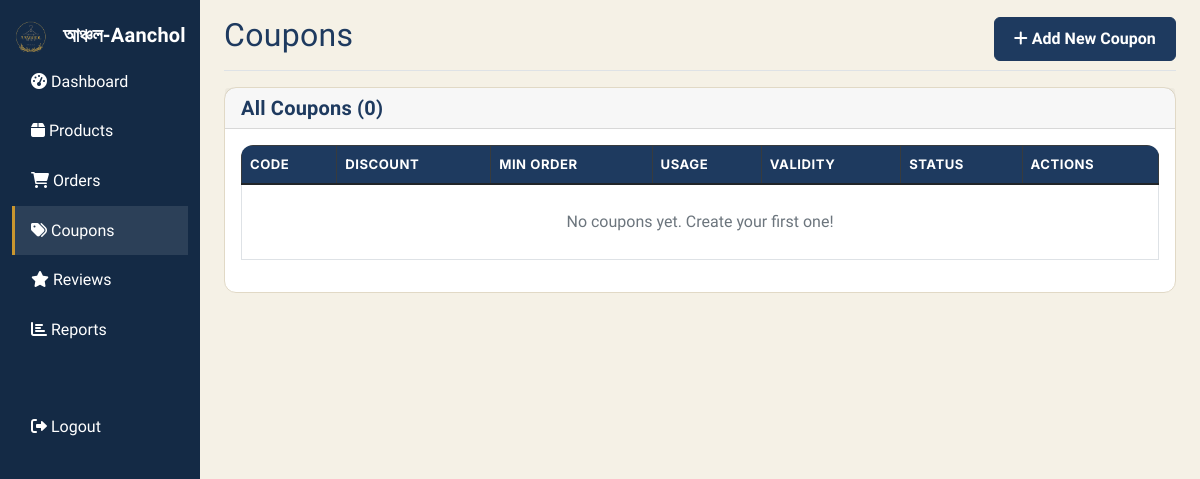
The app's page /admin/coupons.php (signed in), older data.
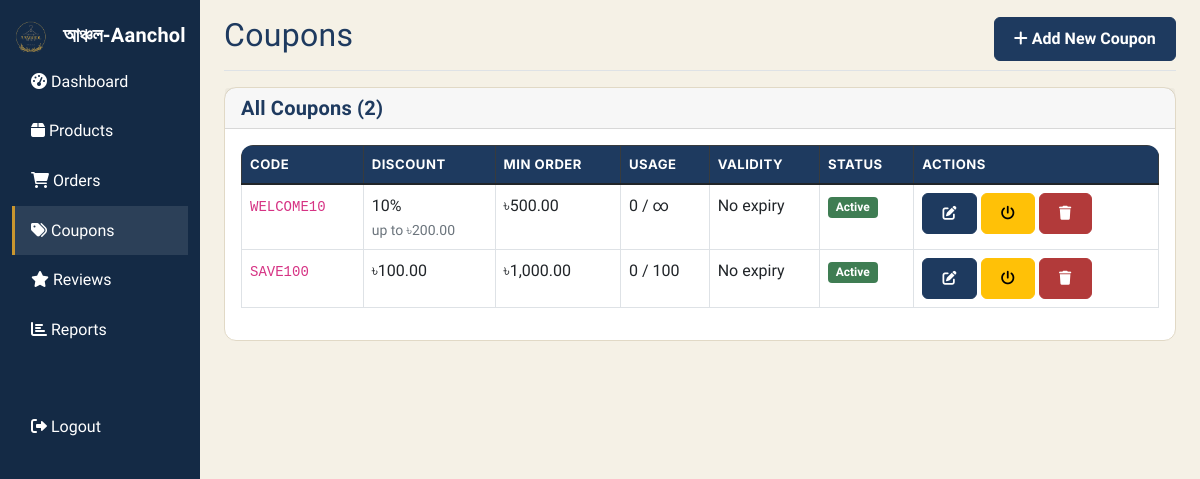
The same page, newer data.
### tables this page shows
CREATE TABLE coupons (
    id INT PRIMARY KEY AUTO_INCREMENT,
    code VARCHAR(50) UNIQUE NOT NULL,
    discount_type ENUM('percentage', 'fixed') NOT NULL DEFAULT 'percentage',
    discount_value DECIMAL(10,2) NOT NULL,
    min_order_amount DECIMAL(10,2) DEFAULT 0,
    max_discount_amount DECIMAL(10,2) DEFAULT NULL,
    usage_limit INT DEFAULT NULL,
    used_count INT DEFAULT 0,
    starts_at DATE DEFAULT NULL,
    expires_at DATE DEFAULT NULL,
    status ENUM('active', 'inactive') DEFAULT 'active',
    created_at TIMESTAMP DEFAULT CURRENT_TIMESTAMP
);

### includes/functions.php (called while the page is built, shortened)
<?php
require_once __DIR__ . '/../config/database.php';
function getAllCoupons() {
    global $conn;
    $sql = "SELECT * FROM coupons ORDER BY created_at DESC";
    $stmt = $conn->query($sql);
    return $stmt->fetchAll(PDO::FETCH_ASSOC);
}
?>

### admin/coupons.php (the view, shortened to what this page needs)
<?php
require_once '../config/database.php';
require_once '../includes/functions.php';
$coupons = getAllCoupons();
?>
<!DOCTYPE html>
<html lang="en">
<head>
    <link href="https://cdn.jsdelivr.net/npm/bootstrap@5.1.3/dist/css/bootstrap.min.css" rel="stylesheet">
    <link rel="stylesheet" href="https://cdnjs.cloudflare.com/ajax/libs/font-awesome/6.0.0/css/all.min.css">
    <link rel="stylesheet" href="../css/style.css">
</head>
<body>
    <div class="container-fluid">
        <div class="row">
            <?php include 'includes/sidebar.php'; ?>
            <main class="col-md-10 ms-sm-auto px-md-4">
                <div class="d-flex justify-content-between flex-wrap flex-md-nowrap align-items-center pt-3 pb-2 mb-3 border-bottom">
                    <h1 class="h2">Coupons</h1>
                    <a href="add-coupon.php" class="btn btn-primary">
                        <i class="fas fa-plus"></i> Add New Coupon
                    </a>
                </div>
                <div class="card">
                    <div class="card-header">
                        <h5 class="mb-0">All Coupons (<?= count($coupons) ?>)</h5>
                    </div>
                    <div class="card-body">
                        <div class="table-responsive">
                            <table class="table table-bordered table-hover">
                                <thead class="table-dark">
                                    <tr>
                                        <th>Code</th>
                                        <th>Discount</th>
                                        <th>Min Order</th>
                                        <th>Usage</th>
                                        <th>Validity</th>
                                        <th>Status</th>
                                        <th>Actions</th>
                                    </tr>
                                </thead>
                                <tbody>
                                    <?php if (count($coupons) == 0): ?>
                                        <tr><td colspan="7" class="text-center text-muted py-4">No coupons yet. Create your first one!</td></tr>
                                    <?php endif; ?>
                                    <?php foreach ($coupons as $coupon): ?>
                                    <tr>
                                        <td><code><?= htmlspecialchars($coupon['code']) ?></code></td>
                                        <td>
                                            <?php if ($coupon['discount_type'] == 'percentage'): ?>
                                                <?= rtrim(rtrim(number_format($coupon['discount_value'], 2), '0'), '.') ?>%
                                                <?php if ($coupon['max_discount_amount']): ?>
                                                    <small class="text-muted d-block">up to ৳<?= number_format($coupon['max_discount_amount'], 2) ?></small>
                                                <?php endif; ?>
                                            <?php else: ?>
                                                ৳<?= number_format($coupon['discount_value'], 2) ?>
                                            <?php endif; ?>
                                        </td>
                                        <td>৳<?= number_format($coupon['min_order_amount'], 2) ?></td>
                                        <td>
                                            <?= (int)$coupon['used_count'] ?> / <?= $coupon['usage_limit'] !== null ? (int)$coupon['usage_limit'] : '∞' ?>
                                        </td>
                                        <td>
                                            <?= $coupon['expires_at'] ? 'until ' . date('d M Y', strtotime($coupon['expires_at'])) : 'No expiry' ?>
                                        </td>
                                        <td>
                                            <span class="badge bg-<?= $coupon['status'] == 'active' ? 'success' : 'danger' ?>">
                                                <?= ucfirst($coupon['status']) ?>
                                            </span>
                                        </td>
                                        <td>
                                            <a href="edit-coupon.php?id=<?= $coupon['id'] ?>" class="btn btn-sm btn-primary">
                                                <i class="fas fa-edit"></i>
                                            </a>
                                            <a href="?toggle=<?= $coupon['id'] ?>" class="btn btn-sm btn-warning">
                                                <i class="fas fa-power-off"></i>
                                            </a>
                                            <a href="?delete=<?= $coupon['id'] ?>" class="btn btn-sm btn-danger"
                                               onclick="return confirm('Delete this coupon? This cannot be undone!')">
                                                <i class="fas fa-trash"></i>
                                            </a>
                                        </td>
                                    </tr>
                                    <?php endforeach; ?>
                                </tbody>
                            </table>
                        </div>
                    </div>
                </div>
            </main>
        </div>
    </div>
</body>
</html>

### admin/includes/sidebar.php (shortened to what this page needs)
<nav class="col-md-2 d-md-block bg-dark sidebar vh-100" id="adminSidebar">
    <div class="position-sticky pt-3">
         <a class="navbar-brand fw-bold text-primary" href="dashboard.php">
                <img src="../images/uploads/logo/logo.png" class="navbar-logo me-2" alt="Aanchol Logo">
                <span class="navbar-brand-text">আঞ্চল-Aanchol</span>
         </a>
        <ul class="nav flex-column">
            <li class="nav-item">
                <a class="nav-link text-white <?= basename($_SERVER['PHP_SELF']) == 'dashboard.php' ? 'active' : '' ?>" href="dashboard.php">
                    <i class="fas fa-tachometer-alt"></i> Dashboard
                </a>
            </li>
            <li class="nav-item">
                <a class="nav-link text-white <?= basename($_SERVER['PHP_SELF']) == 'products.php' || basename($_SERVER['PHP_SELF']) == 'add-product.php' || basename($_SERVER['PHP_SELF']) == 'edit-product.php' ? 'active' : '' ?>" href="products.php">
                    <i class="fas fa-box"></i> Products
                </a>
            </li>
            <li class="nav-item">
                <a class="nav-link text-white <?= basename($_SERVER['PHP_SELF']) == 'orders.php' || basename($_SERVER['PHP_SELF']) == 'order-details.php' ? 'active' : '' ?>" href="orders.php">
                    <i class="fas fa-shopping-cart"></i> Orders
                </a>
            </li>
            <li class="nav-item">
                <a class="nav-link text-white <?= in_array(basename($_SERVER['PHP_SELF']), ['coupons.php', 'add-coupon.php', 'edit-coupon.php']) ? 'active' : '' ?>" href="coupons.php">
                    <i class="fas fa-tags"></i> Coupons
                </a>
            </li>
            <li class="nav-item">
                <a class="nav-link text-white <?= basename($_SERVER['PHP_SELF']) == 'reviews.php' ? 'active' : '' ?>" href="reviews.php">
                    <i class="fas fa-star"></i> Reviews
                </a>
            </li>
            <li class="nav-item">
                <a class="nav-link text-white <?= basename($_SERVER['PHP_SELF']) == 'reports.php' ? 'active' : '' ?>" href="reports.php">
                    <i class="fas fa-chart-bar"></i> Reports
                </a>
            </li>
            <li class="nav-item mt-5">
                <a class="nav-link text-white" href="logout.php">
                    <i class="fas fa-sign-out-alt"></i> Logout
                </a>
            </li>
        </ul>
    </div>
</nav>

### css/style.css (style rules this page uses)
:root { --color-indigo: #1E3A5F; --color-indigo-dark: #142A45; --color-indigo-light: #2E5480; --color-pink: #B23A62; --color-pink-dark: #8E2C4C; --color-gold: #C9962F; --color-gold-light: #E4B95C; --color-ivory: #F5F1E6; --color-ivory-dim: #EDE6D6; --color-charcoal: #26221C; --color-charcoal-soft: #52493B; --color-white: #FFFFFF; --color-success: #3F7D53; --color-danger: #B23A3A; --color-warning: #C9962F; --color-border: #E1D9C6; --font-display: 'Baloo Da 2', 'Hind Siliguri', sans-serif; --font-body: 'Hind Siliguri', 'Segoe UI', Tahoma, sans-serif; --font-data: 'Inter', 'Hind Siliguri', sans-serif; --radius-sm: 6px; --radius-md: 12px; --radius-lg: 20px; --shadow-soft: 0 4px 20px rgba(38, 34, 28, 0.08); --shadow-lift: 0 12px 32px rgba(30, 58, 95, 0.16); --transition: 220ms cubic-bezier(0.4, 0, 0.2, 1); }
* { -webkit-font-smoothing: antialiased; }
html { scroll-behavior: smooth; }
body { font-family: var(--font-body); background-color: var(--color-ivory); color: var(--color-charcoal); line-height: 1.6; }
h1, h2, h3, h4, h5, h6, .card-title, .navbar-brand-text { font-family: var(--font-display); font-weight: 700; color: var(--color-indigo); letter-spacing: 0.01em; }
.navbar-brand { cursor: pointer; }
.navbar-logo { width: 38px; height: auto; border-radius: var(--radius-sm); }
.navbar-brand-text { font-size: 1.25rem; color: var(--color-indigo); }
.btn { font-weight: 600; border-radius: var(--radius-sm); padding: 0.55rem 1.2rem; transition: transform var(--transition), box-shadow var(--transition), background-color var(--transition); }
.btn-primary { background-color: var(--color-indigo); border-color: var(--color-indigo); }
.btn-danger { background-color: var(--color-danger); border-color: var(--color-danger); }
.card { border-radius: var(--radius-md); border-color: var(--color-border); }
.badge.bg-success { background-color: var(--color-success) !important; }
.table-responsive { border-radius: var(--radius-md); overflow: hidden; -webkit-overflow-scrolling: touch; }
.table thead.table-dark th, .table thead.table-light th { font-family: var(--font-data); font-size: 0.82rem; text-transform: uppercase; letter-spacing: 0.04em; }
.table thead.table-dark th { background-color: var(--color-indigo); }
.sidebar { background-color: var(--color-indigo-dark) !important; transition: transform var(--transition); }
.sidebar .navbar-brand-text { color: var(--color-white); }
.sidebar .nav-link.active { background-color: rgba(255, 255, 255, 0.12); border-left-color: var(--color-gold) !important; }
.sidebar .nav-link { color: #adb5bd; padding: 0.75rem 1rem; border-left: 3px solid transparent; }
.sidebar .nav-link:hover, .sidebar .nav-link.active { color: #fff; background-color: rgba(255, 255, 255, 0.1); border-left-color: var(--color-gold); }

Row changes from the older to the newer data that the page shows:
added coupons: code "WELCOME10", discount_value "10", max_discount_amount "200.00", min_order_amount "500.00", used_count "0", shows "No expiry", status "Active"
added coupons: code "SAVE100", discount_value "100.00", min_order_amount "1,000.00", used_count "0", usage_limit "100", shows "No expiry", status "Active"
Text that changed along with them:
count($coupons): "0" → "2"
text no longer shown: "No coupons yet. Create your first one!"
